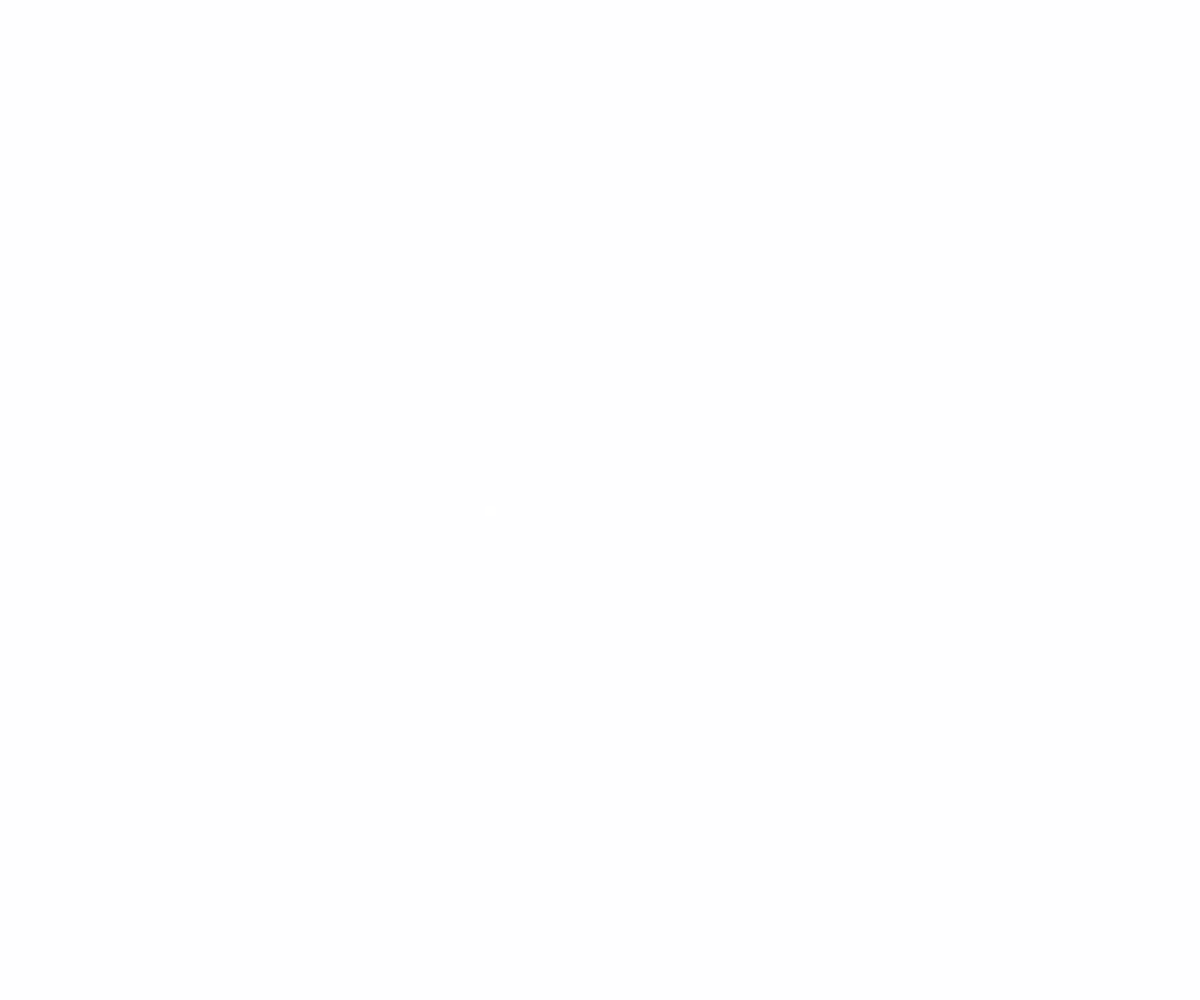
Frame 1 (no input)
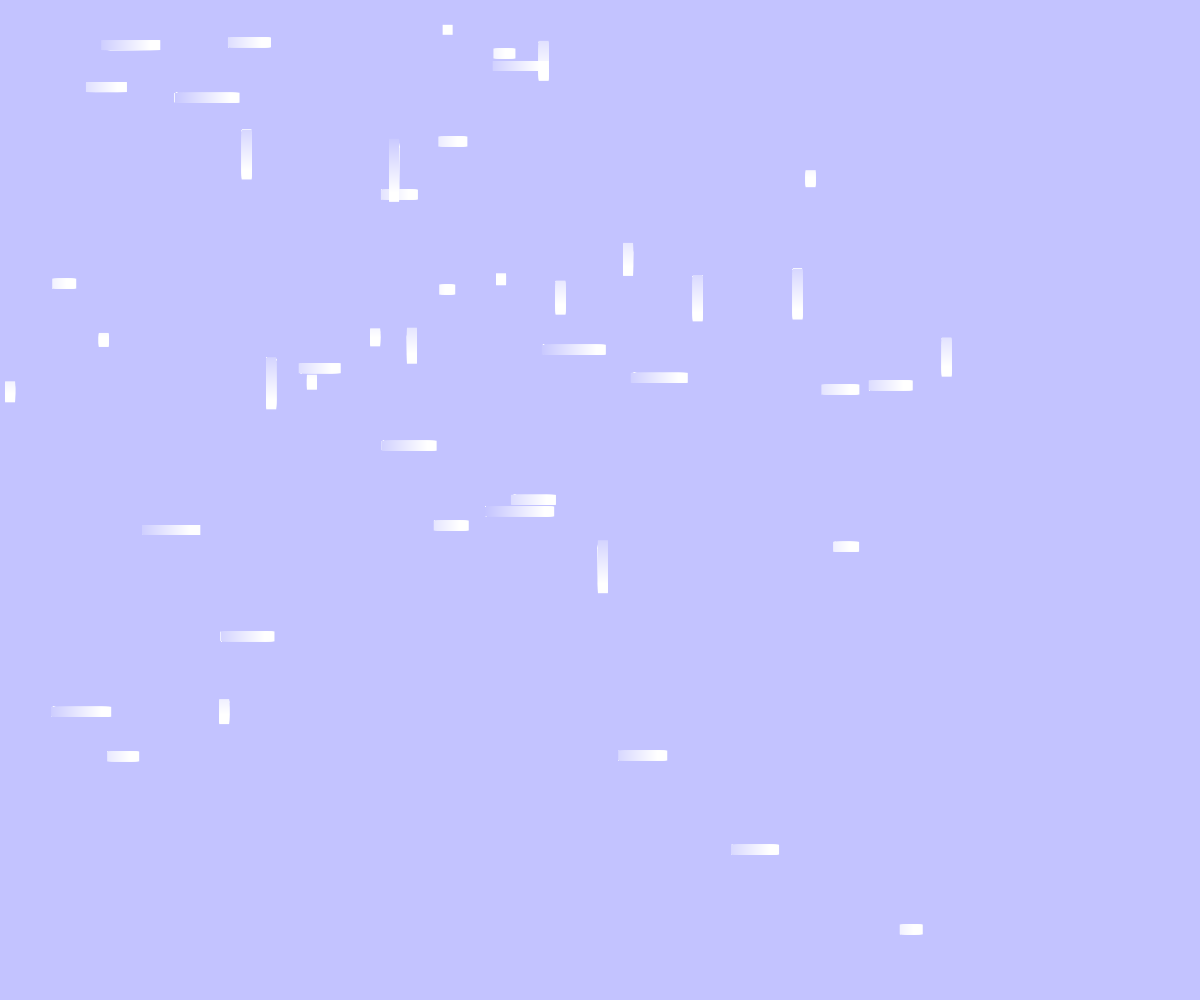
Frame 60 (no input)
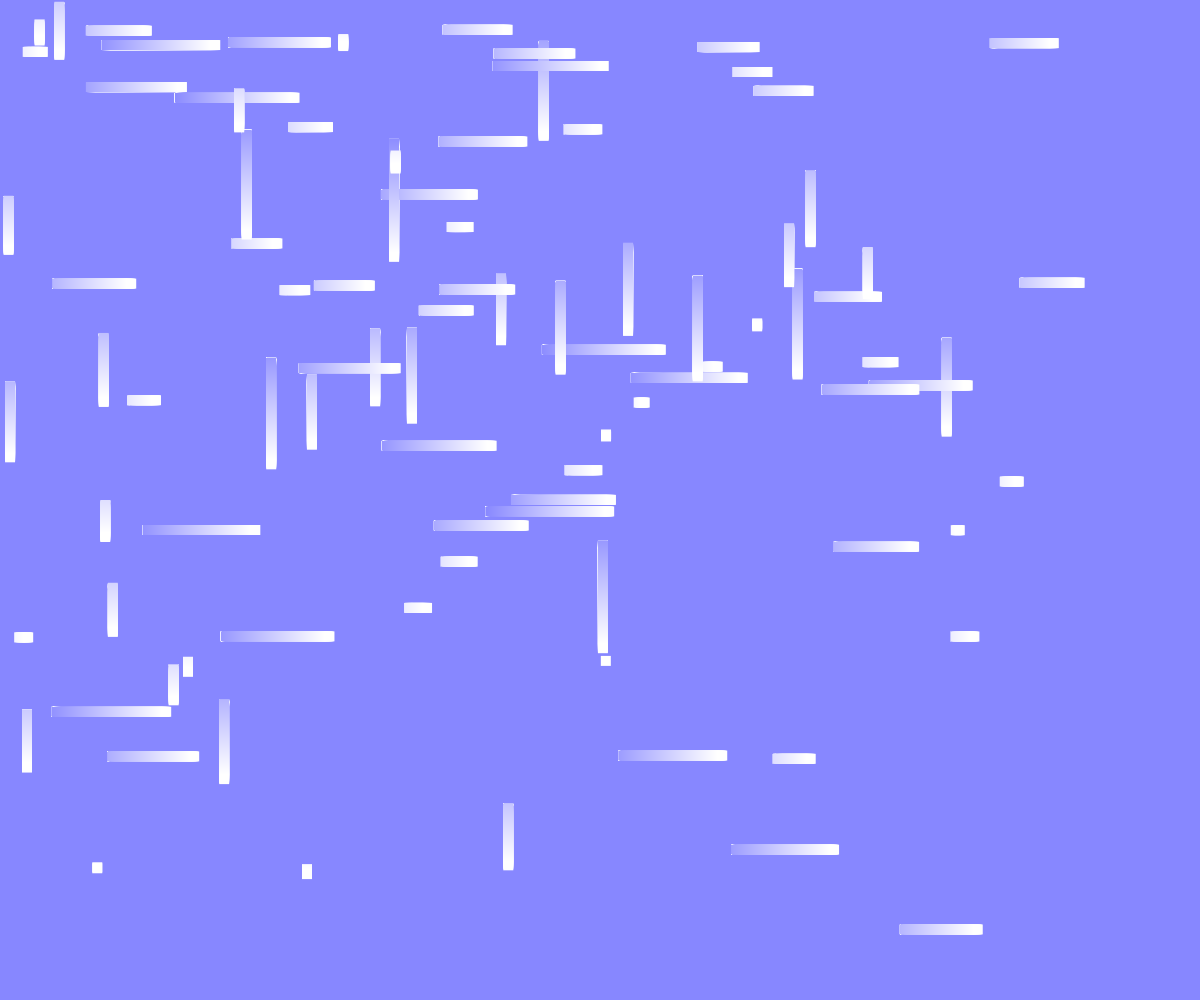
Frame 120 (the mouse pressed at the canvas centre since frame 60)

The p5.js sketch that drew these frames (run headless with seeded random() and noise() and a simulated clock; from frame 60 on, the mouse is pressed at the canvas centre):

// p5.js sketch
// ── sketch.js
var myDiameter = 100;
var posX = 0;
var posY = 0;
var angle = 0;
var lines = []

function setup() 
{
  background(0);
  createCanvas(windowWidth, windowHeight); 
  noStroke();  
  bug = new Jitter(1);
}
function draw() 
{ 
  
 background(100, 100, 255, 1);
  i = random(10);
  x1 = random(windowWidth);
  x2 = random(windowWidth);
  sumX = abs(x2 - x1);
  y1 = random(windowHeight);
  y2 = random(windowHeight);
  sumY = abs(y2 - y1);
  if (i > 2) {
    lines.push(new Jitter(i % 2, sumX, sumY))
    print(i % 2)
  }
  for (var i=0; i<lines.length; i++) {
    lines[i].move();
    lines[i].display();
    if (lines[i].x > windowWidth + 100 || lines[i].y > windowHeight + 100) {
      lines.splice(i, 1);
    }
  }
}


// Jitter class
function Jitter(det, x, y) {
  this.x = x;
  this.y = y;
  this.diameter = random(10, 30);
  this.speed = 1;
  
  if (det < 1) {
  this.move = function() {
    this.x += 1
  };
  }
  else {
    this.move = function() {
      this.y += 1
    }
  }

  this.display = function() {
    rect(this.x, this.y, 10, 10)
  }
};
